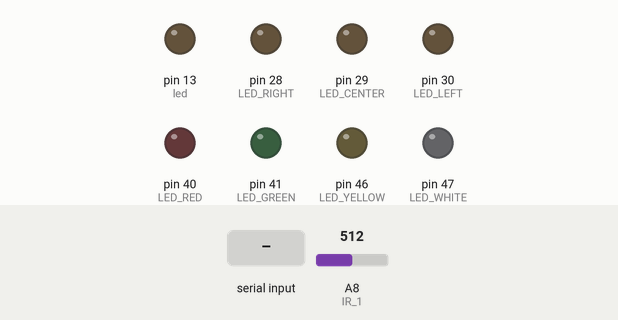
Recording of a sketch running on a simulated Arduino Mega 2560, built with avr-gcc and run on an emulated ATmega2560. Shown: output pins drawn as LEDs (lit = HIGH). Dashed ring = blinking. Inputs (shaded band) come from the test bench; at power-on: A8 (IR_1) = 512.

Above: at 0.8 s.
0.9 s: "NICTERE!\n" received over the second serial link
At 1.6 s:
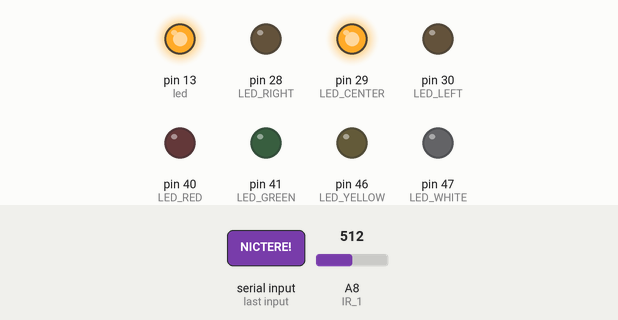
3.9 s: A8 (IR_1) set to 210
6.9 s: A8 (IR_1) set to 183
At 7.1 s:
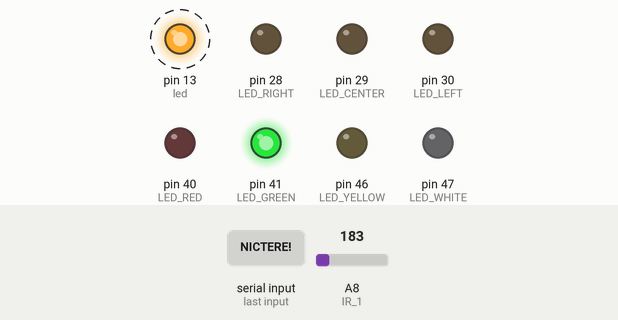
9.9 s: A8 (IR_1) set to 306
At 10.07 s:
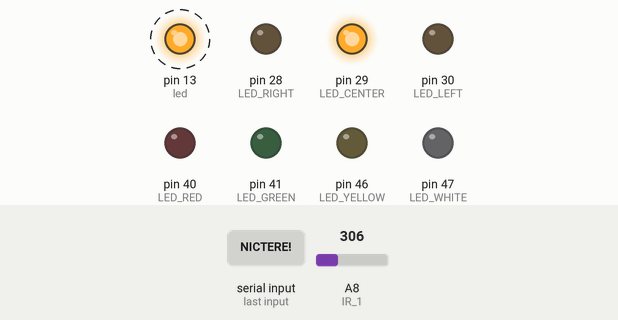
12.9 s: A8 (IR_1) set to 190
At 13.69 s:
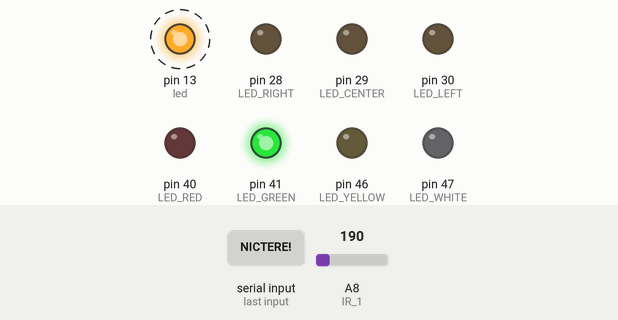
Timing chart, 0 to 16.9 s (numbered marks = the images above; inputs shaded):
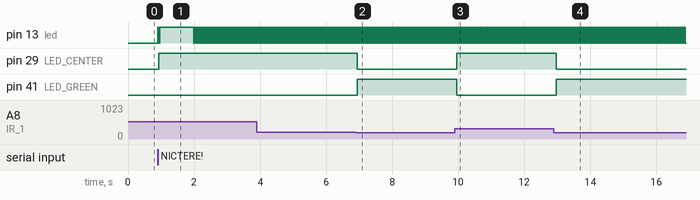

Measured:
- the behaviour switches between 201 and 200 on A8 (IR_1) (found by bisection; images 1 and 2)
- after the input at 0.9 s, pin 13 (led): goes HIGH 0.03 s, LOW 0.03 s, HIGH 1.0 s, 31 × (LOW 0.03 s, HIGH 0.03 s), LOW 0.03 s, then HIGH, starting at once; pin 29 (LED_CENTER): LOW → HIGH at once
- after the input at 6.9 s, pin 29 (LED_CENTER): HIGH → LOW at once; pin 41 (LED_GREEN): LOW → HIGH at once
- after the input at 9.9 s, pin 29 (LED_CENTER): LOW → HIGH after 0.05 s; pin 41 (LED_GREEN): HIGH → LOW after 0.05 s
- after the input at 12.9 s, pin 29 (LED_CENTER): HIGH → LOW after 0.07 s; pin 41 (LED_GREEN): LOW → HIGH after 0.07 s

The sketch:

Blink2.ino
```cpp
//2015/08/13 13:02
int led = 13;
const int LED_WHITE = 47;
const int LED_YELLOW = 46;
const int LED_RED = 40;
const int LED_GREEN = 41;
const int LED_RIGHT = 28;
const int LED_CENTER = 29;
const int LED_LEFT = 30;

int IR_1_val;
const int IR_1 = A8;

// the setup routine runs once when you press reset:
void setup() {
//  Serial.begin(9600);
  Serial1.begin(38400);
  while (!Serial1){
    ;
  }
  pinMode(LED_CENTER, OUTPUT);
  pinMode(LED_GREEN, OUTPUT);
  pinMode(LED_RED, OUTPUT);
  pinMode(LED_LEFT, OUTPUT);
  pinMode(LED_RIGHT, OUTPUT);
  pinMode(LED_WHITE, OUTPUT);
  pinMode(LED_YELLOW, OUTPUT);
  // initialize the digital pin as an output.
  pinMode(led, OUTPUT);
  establish_contact();
}

// the loop routine runs over and over again forever:
void loop() {
  digitalWrite(led, HIGH);   // turn the LED on (HIGH is the voltage level)
  IR_1_val = analogRead(IR_1);
//  Serial.println(IR_1_val);
  delay(30);               // wait for a second
  if (IR_1_val>200)
  {
    digitalWrite(LED_CENTER, HIGH);
    digitalWrite(LED_GREEN, LOW);
    Serial1.println("Found!");
    Serial1.println(IR_1_val);
  }
  else
  {
    digitalWrite(LED_CENTER, LOW);
    digitalWrite(LED_GREEN, HIGH);
  }
  if (Serial1.available())
  {
    char terminate = '!';
    String incoming = Serial1.readStringUntil(terminate);
    if (incoming=="NICTERE!")
    {
      nictare();
    }
    Serial1.println(incoming);
    Serial1.println(IR_1_val);
  }
//  Serial.println(Serial1.read());
  digitalWrite(led, LOW);    // turn the LED off by making the voltage LOW
  delay(30);               // wait for a second
}

void establish_contact(){
  while (Serial1.available() <= 0) {
    delay(30);
  }
}

void nictare(){
  digitalWrite(LED_GREEN, HIGH);
  digitalWrite(LED_RED, HIGH);
  digitalWrite(LED_WHITE, HIGH);
  digitalWrite(LED_YELLOW, HIGH);
  digitalWrite(LED_LEFT, HIGH);
  digitalWrite(LED_CENTER, HIGH);
  digitalWrite(LED_RIGHT, HIGH);
  delay(500);
  digitalWrite(LED_GREEN, LOW);
  digitalWrite(LED_RED, LOW);
  digitalWrite(LED_WHITE, LOW);
  digitalWrite(LED_YELLOW, LOW);
  digitalWrite(LED_LEFT, LOW);
  digitalWrite(LED_CENTER, LOW);
  digitalWrite(LED_RIGHT, LOW);
}
```
